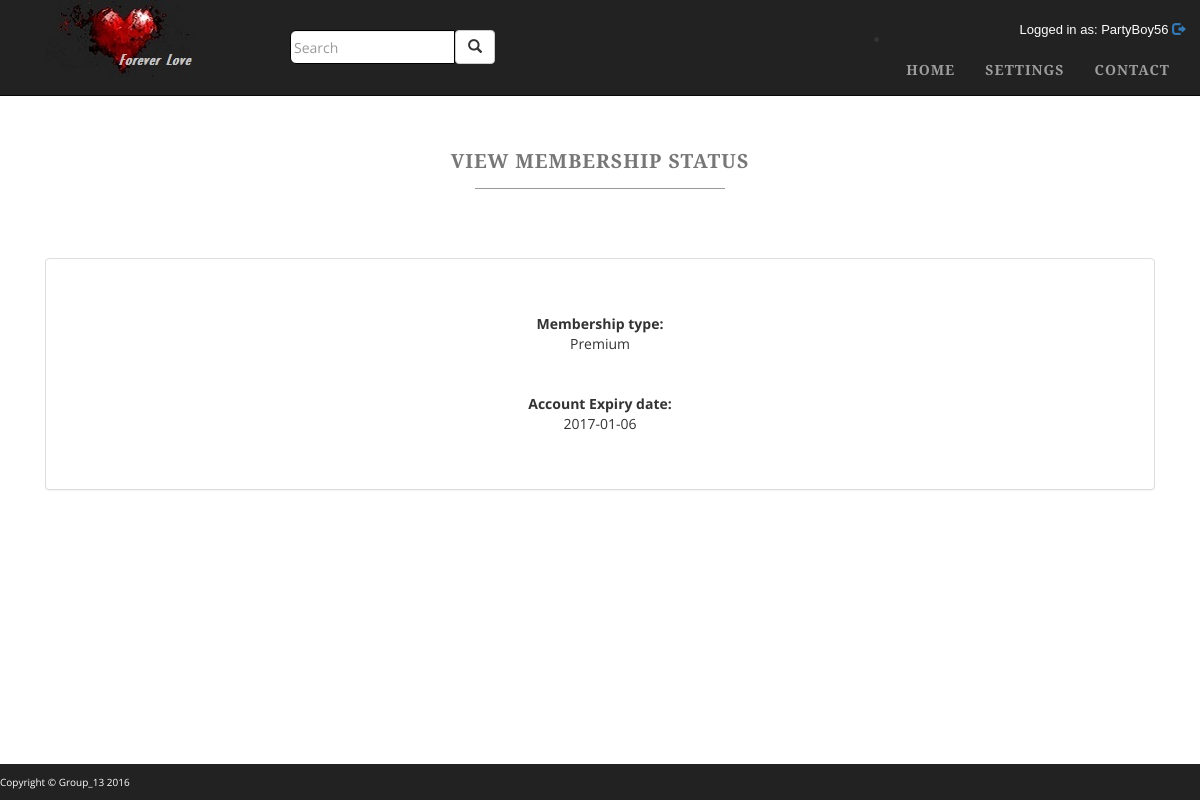
The page /viewMembershipStatusPage.php (signed in) on the database as committed earlier.
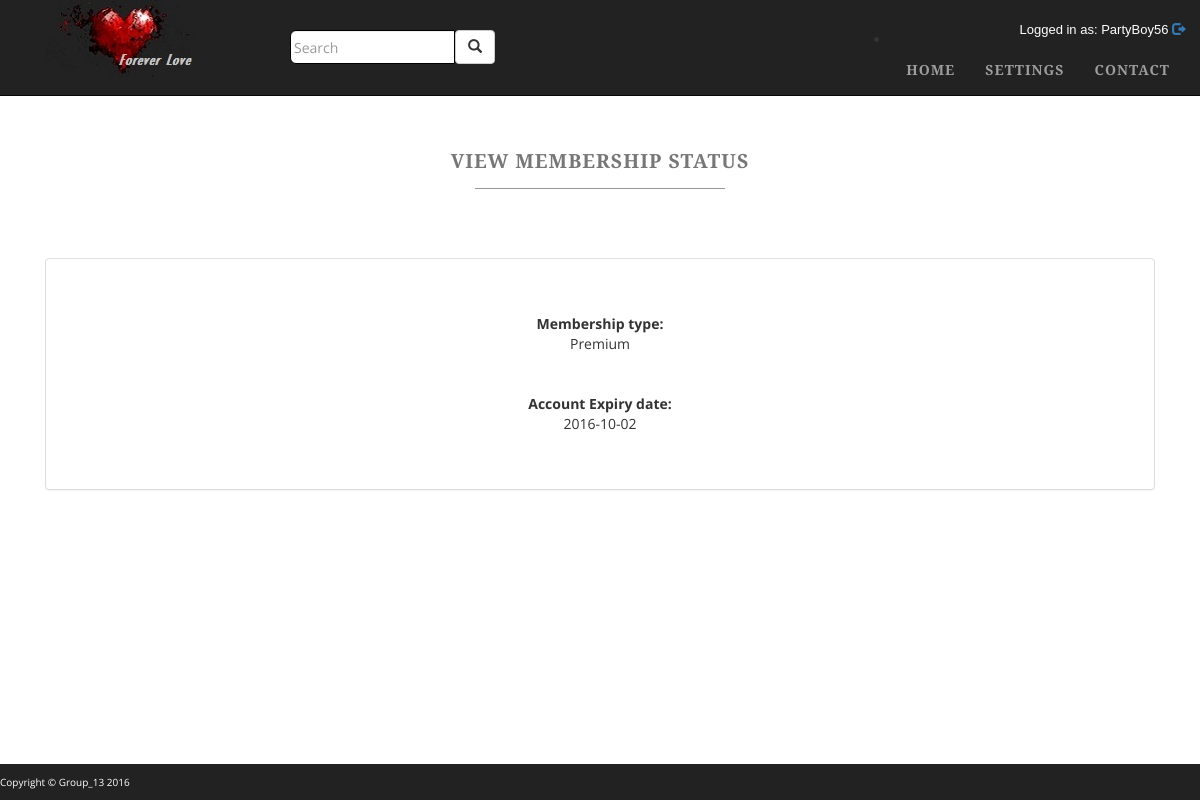
The same page on the database as committed later.
### tables this page shows
CREATE TABLE IF NOT EXISTS `registration_details` (
  `user_id` int(11) NOT NULL AUTO_INCREMENT,
  `username` varchar(32) NOT NULL,
  `first_name` varchar(32) NOT NULL,
  `last_name` varchar(32) NOT NULL,
  `password` varchar(256) NOT NULL,
  `email` varchar(128) NOT NULL,
  PRIMARY KEY (`user_id`),
  UNIQUE KEY `Username` (`username`,`email`)
);

CREATE TABLE IF NOT EXISTS `account_details` (
  `user_id` int(11) NOT NULL,
  `account_type` varchar(64) DEFAULT NULL,
  `account_expired` date DEFAULT NULL,
  KEY `User_id` (`user_id`)
);

### classes/DB.php (called while the page is built, shortened)
<?php
class DB{
    private static $instance = null;
    private $pdo, $query, $error = false, $results, $count = 0;
    private function __construct(){
        try{
            $this->pdo = new PDO(
                'mysql:host='.Config::get('mysql/host').';dbname='.Config::get('mysql/db'),
                Config::get('mysql/username'),
                Config::get('mysql/password')
            );
        }catch (PDOException $e){
            die($e->getMessage());
        }
    }
    public static function getInstance(){
        if(!isset(self::$instance)){
            self::$instance = new DB();
        }
        return self::$instance;
    }
    public function query($sql, $params = []){
        $this->error = false;
        if($this->query = $this->pdo->prepare($sql)){
            $x = 1;
            if(count($params)){
                foreach($params as $param){
                    $this->query->bindValue($x, $param);
                    $x++;
                }
            }
            if($this->query->execute()){
                $this->results = $this->query->fetchAll(PDO::FETCH_OBJ);
            }
            else{
                $this->error = true;
            }
        }
        return $this;
    }
    public function action($action, $table, $where = []){
        if(count($where) === 3){
            $operators = ['=', '>', '<', '>=', '<='];
            $field = $where[0];
            $operator = $where[1];
            $value = $where[2];
            if(in_array($operator, $operators)){
                $sql = "{$action} FROM {$table} WHERE {$field} {$operator} ?";
                if(!$this->query($sql, [$value])->error()){
                    return $this;
                }
            }
        }
        return false;
    }
    public function get($table, $where){
        return $this->action('SELECT *', $table, $where);
    }
    public function results(){
        return $this->results;
    }
    public function error(){
        return $this->error;
    }
}

### classes/UserServiceMgr.php (called while the page is built, shortened)
<?php
class UserServiceMgr
{
    public static function getUsername($uid){
        $sql = "SELECT username " .
            "FROM registration_details ".
            "WHERE user_id = '".$uid."'";
        return DB::getInstance()->query($sql)->results()[0]->username;
    }
}

### classes/Config.php (called while the page is built)
<?php
class Config{
    public static function get($path = null){
        if($path){
            $config = $GLOBALS['config'];
            $path = explode('/', $path);
            foreach($path as $bit){
                if(isset($config[$bit]))
                    $config = $config[$bit];
            }
            return $config;
        }
        return false;
    }
}

### classes/ReturnShortcuts.php (called while the page is built, shortened)
<?php
class ReturnShortcuts
{
    public static function returnAccDetails($uid){
        $accountDetails = DB::getInstance()->get('account_details', ['user_id', '=', $uid])->results()[0];
        $dbvalue = array("account_type"=>$accountDetails->account_type, "account_expired"=>$accountDetails->account_expired);
        return $dbvalue;
    }
}

### viewMembershipStatusPage.php (the view, shortened to what this page needs)
<!DOCTYPE html>
<html>
<head>
    <link href="css/bootstrap.min.css" rel="stylesheet">
    <link href="css/custom-viewMembership-page.css" rel="stylesheet">
    <?php
    $uid = $_SESSION['user_id'];
    $dbvalues = ReturnShortcuts::returnAccDetails($uid);
    ?>
</head>
<body class="full">
<?php include("includes/navbar.php"); ?>
<div class="container">
    <div class="row">
        <div class="box">
            <div class="col-lg-12 text-center">
                <br><br>
                <h2>
                    <small>
                        <strong>View Membership status</strong>
                    </small>
                </h2>
                <hr class="tagline-divider">
                <p>
                    <br><br>
                <div class = "panel panel-default">
                    <div class = "panel-body">
                            <br><br>
                            <div class= "line-right"> <strong>Membership type: </strong><br></div>
                            <div class="line-left"><?php echo $dbvalues['account_type'] ?><br><br><br></div>
                            <div class="line-right"> <strong>Account Expiry date:  </strong><br></div>
                            <div class="line-left"><?php echo $dbvalues['account_expired'] ?><br><br><br></div>
                    </div>
                </div>
                    <br><br>
                    <br><br>
                </p>
            </div>
        </div>
    </div>
</div>
</body>
</html>

### includes/navbar.php (shortened to what this page needs)
<head>
</head>
<nav class="navbar navbar-inverse navbar-fixed-top navBar" role="navigation">
    <div class="container">
        <div class = "row">
            <div class="col-md-2">
                <div class="col-md-2 col-sm-2 pull-left">
                    <img src="includes/pics/logo.jpg">
                </div>
            </div>
            <div class="col-md-5">
                <div class="searchbar-area">
                    <form class="navbar-form" role="search">
                        <div class="input-group">
                            <div class="search-bar" id="search_group">
                                <input type="text" class="form-control search" placeholder="Search" id="input_search">
                                <div class="input-group-btn">
                                    <button class="btn btn-default" type="button"><i class="glyphicon glyphicon-search"></i></button>
                                </div>
                            </div>
                        </div>
                    </form>
                </div>
            </div>
                <div class = "logged-in pull-right">
                    Logged in as:
                    <?php
                        if(isset($_SESSION['user_id'])){
                             $log =  UserServiceMgr::getUsername($_SESSION['user_id']).'   ';
                        }else{
                              $log = 'UNSET';
                        } echo $log?>
                    <?php echo '<a href="../ForeverLove/welcomePage.php?logout=yes"><span class="glyphicon glyphicon-log-out" tooltip = "popover"  title = "Logout"></span></a>';?>
                </div>
                <div class = "nav-text">
                    <ul class="pull-right">
                        <li>
                            <div class="collapse navbar-collapse" id="bs-example-navbar-collapse-1">
                                <ul class="nav navbar-nav navbar-right ">
                                    <li>
                                        <a href="../ForeverLove/homePage.php">Home</a>
                                    </li>
                                    <li>
                                        <a href="../ForeverLove/settingsPage.php">Settings</a>
                                    </li>
                                    <li>
                                        <a href="../ForeverLove/contactPage.php">Contact</a>
                                    </li>
                                </ul>
                            </div>
                        </li>
                    </ul>
                </div>
            </div>
        </div>
</nav>

### css/custom-viewMembership-page.css (style rules this page uses)
body { margin-top: 50px; }
.full { background: url('http://gdurl.com/1DKh') no-repeat center center fixed; -webkit-background-size: cover; -moz-background-size: cover; background-size: cover; -o-background-size: cover; }
body { font-family: "Open Sans","Helvetica Neue",Helvetica,Arial,sans-serif; }
h1, h2, h3, h4, h5, h6 { text-transform: uppercase; font-family: "Josefin Slab","Helvetica Neue",Helvetica,Arial,sans-serif; font-weight: 700; letter-spacing: 1px; }
.nav-text ul { text-transform: uppercase; font-family: "Josefin Slab","Helvetica Neue",Helvetica,Arial,sans-serif; font-weight: 700; letter-spacing: 1px; }
p { font-size: 1.25em; line-height: 1.6; color: #000; }
hr { max-width: 400px; border-color: #999999; }
.tagline-divider { margin: 15px auto 3px; max-width: 250px; border-color: #999999; }
.box { margin-bottom: 20px; padding: 30px 15px; background: #fff; background: rgba(255,255,255,0.9); }
footer p { margin: 0; padding: 10px 0; text-align: left; background: #222222; color: white; font-size: x-small; }
@media screen and (min-width:1200px) { .box:after { content: ''; display: table; clear: both; } }
.logged-in { color: white; margin-top: 20px; margin-left: 20px; font-size: small; font-family: Arial; text-transform: none; font-weight: 100; }
.nav-text li { margin:0px; line-height: 0px; margin-top:0px; }
.nav-text ul { margin:0px; line-height: 0px; margin-top:0px; }
.navbar-nav { margin-top: 5px; margin:0px; line-height: 0px; margin-top:10px; padding-bottom: 0px; }
#input_search { border: solid 1px #000; border-top-left-radius: 6px; border-bottom-left-radius: 6px; padding: 3px; }
.searchbar-area { margin-top: 30px; margin-left: 50px; line-height: 0px; }

Rows that differ between the two databases and show on the page:
changed account_details "Premium": account_expired "2017-01-06" → "2016-10-02"
